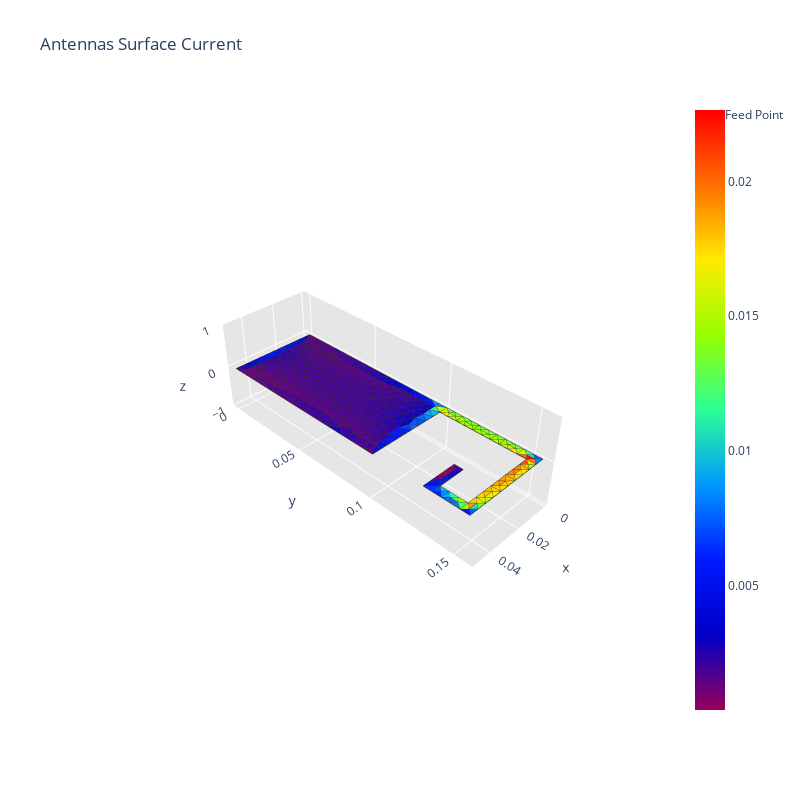

The code cell stored with this chart in its notebook:
### Code cell
from src.scattering_algorithm.scattering_algorithm import *
wave_incident_direction = np.array([0, 0, -1])
polarization=np.array([1, 0, 0])
scattering_algorithm(ifa_1_mat, 6.059e+8, wave_incident_direction, polarization, load_from_matlab=True)

### Figure 1 — Plotly figure (JSON) as saved in the notebook; plotly's stock layout.template omitted (floating-point values rounded to 4 significant figures; data arrays with more than 128 entries replaced by an {"elided": "..."} marker saying what was removed)
{"data": [{"facecolor": {"elided": "580 str values"}, "i": {"elided": "580 int values"}, "j": {"elided": "580 int values"}, "k": {"elided": "580 int values"}, "name": "", "type": "mesh3d", "x": {"elided": "348 float values"}, "y": {"elided": "348 float values"}, "z": {"elided": "348 int values"}}, {"line": {"color": "rgb(50, 50, 50)", "width": 1.5}, "mode": "lines", "showlegend": false, "type": "scatter3d", "x": {"elided": "2900 float values"}, "y": {"elided": "2900 float values"}, "z": {"elided": "2900 int values"}}, {"hoverinfo": "none", "marker": {"color": [0.0003983, 0.02264], "colorscale": [[0, "rgb(150, 0, 90)"], [0.125, "rgb(0, 0, 200)"], [0.25, "rgb(0, 25, 255)"], [0.375, "rgb(0, 152, 255)"], [0.5, "rgb(44, 255, 150)"], [0.625, "rgb(151, 255, 0)"], [0.75, "rgb(255, 234, 0)"], [0.875, "rgb(255, 111, 0)"], [1, "rgb(255, 0, 0)"]], "showscale": true, "size": 0.1}, "mode": "markers", "showlegend": false, "type": "scatter3d", "x": [0], "y": [0], "z": [0]}, {"marker": {"color": "red", "size": 6, "symbol": "circle"}, "mode": "markers+text", "name": "Feed Point", "text": ["Feed Point"], "textposition": "top center", "type": "scatter3d", "x": ["i"], "y": ["f"], "z": ["a"]}], "layout": {"height": 800, "scene": {"aspectratio": {"x": 0.3226, "y": 1, "z": 0.3}, "xaxis": {"backgroundcolor": "rgb(230, 230, 230)", "gridcolor": "rgb(255, 255, 255)", "showbackground": true, "zerolinecolor": "rgb(255, 255, 255)"}, "yaxis": {"backgroundcolor": "rgb(230, 230, 230)", "gridcolor": "rgb(255, 255, 255)", "showbackground": true, "zerolinecolor": "rgb(255, 255, 255)"}, "zaxis": {"backgroundcolor": "rgb(230, 230, 230)", "gridcolor": "rgb(255, 255, 255)", "showbackground": true, "zerolinecolor": "rgb(255, 255, 255)"}}, "title": {"text": "Antennas Surface Current"}, "width": 800}}
